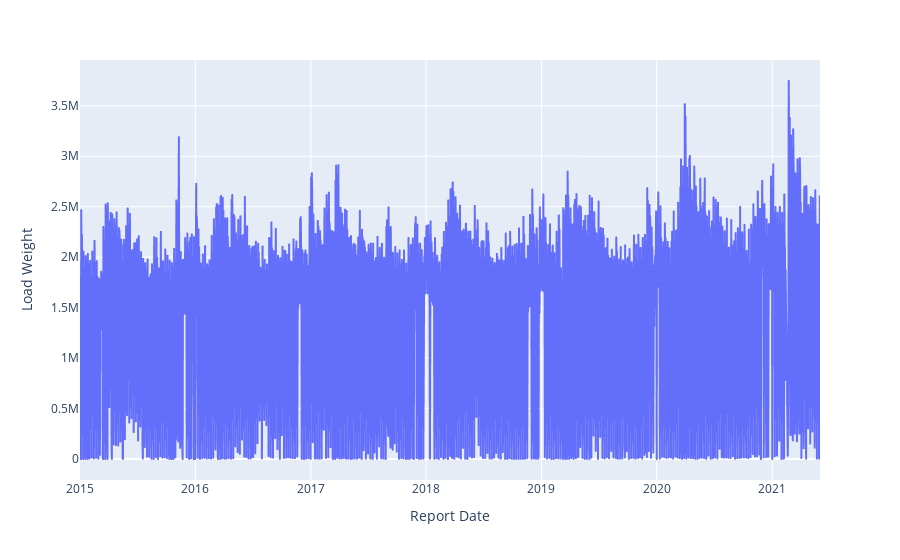

Here is the notebook cell this chart was saved with:
### Code cell
def visualizedata(df,column):
    fig = px.line(x=df.index, y=df[column], labels={'x':'Report Date', 'y':column})
    fig.show()
visualizedata(df,'Load Weight')

### Figure 1 — Plotly figure (JSON) as saved in the notebook; plotly's stock layout.template omitted (floating-point values rounded to 4 significant figures; data arrays with more than 128 entries replaced by an {"elided": "..."} marker saying what was removed)
{"data": [{"hovertemplate": "Report Date=%{x}<br>Load Weight=%{y}<extra></extra>", "legendgroup": "", "line": {"color": "#636efa", "dash": "solid"}, "marker": {"symbol": "circle"}, "mode": "lines", "name": "", "showlegend": false, "type": "scattergl", "x": {"elided": "2065 str values"}, "xaxis": "x", "y": {"elided": "2065 float values"}, "yaxis": "y"}], "layout": {"legend": {"tracegroupgap": 0}, "margin": {"t": 60}, "xaxis": {"anchor": "y", "domain": [0, 1], "title": {"text": "Report Date"}}, "yaxis": {"anchor": "x", "domain": [0, 1], "title": {"text": "Load Weight"}}}}
